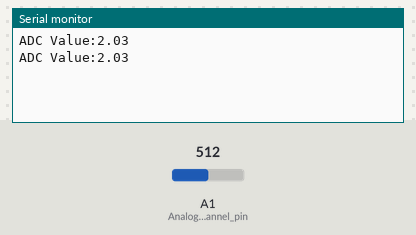
A sketch run on a simulated Arduino Uno, built with avr-gcc and run on an emulated ATmega328P. On the bench: the last lines printed to the serial monitor. Inputs (shaded band) come from the test bench; at power-on: A1 (Analog_channel_pin) = 512.

Above: at 1.2 s.
1.3 s: A1 (Analog_channel_pin) set to 716
At 2.5 s:
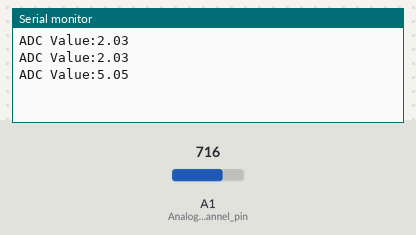
2.8 s: A1 (Analog_channel_pin) set to 900
At 3.9 s:
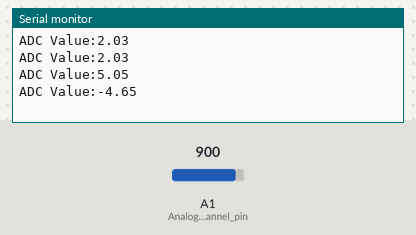
Timing chart, 0 to 5.8 s (numbered marks = the images above; inputs shaded):
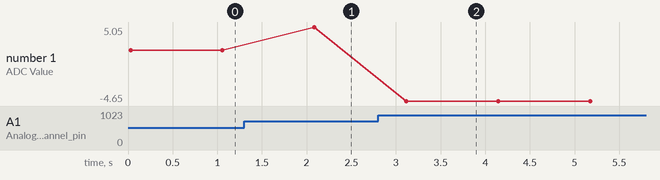

Measured:
- after the input at 1.3 s, the serial monitor: prints a new line after 0.79 s (image 1)
- after the input at 2.8 s, the serial monitor: prints a new line after 0.32 s (image 2)
- plotted number 1: 2.03 → 5.05 after the input at 1.3 s, 5.05 → -4.65 after the input at 2.8 s

The sketch:

ADC_ESP_Volatage_detection.ino
```cpp
const int Analog_channel_pin= 15;

void setup() {
  // put your setup code here, to run once:
  Serial.begin(115200);

}

// get maximum reading value
int get_max() {
  int Vmax = 0;
  int ADC_VALUE = 0;

  Vmax = 0;
  for(int i = 0; i < 80; i++) {
     ADC_VALUE = analogRead(Analog_channel_pin);  // read from analog channel 3 (A3)
    if(ADC_VALUE > Vmax) Vmax = ADC_VALUE;
    delayMicroseconds(250);
  }
  return Vmax;
}

void loop() {

  Serial.println("ADC Value:" + String(get_max()*407*0.7071/4096));
  delay(1000);


}
```
